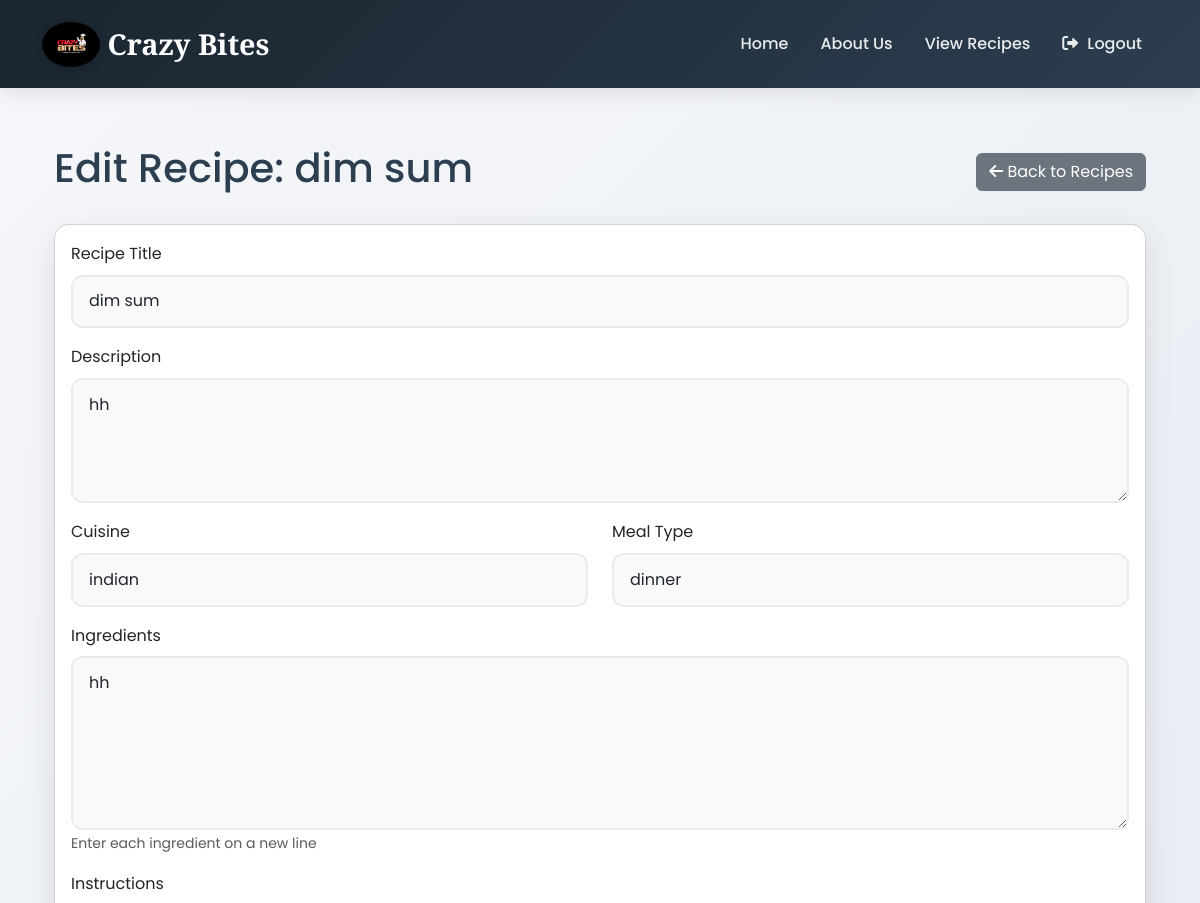
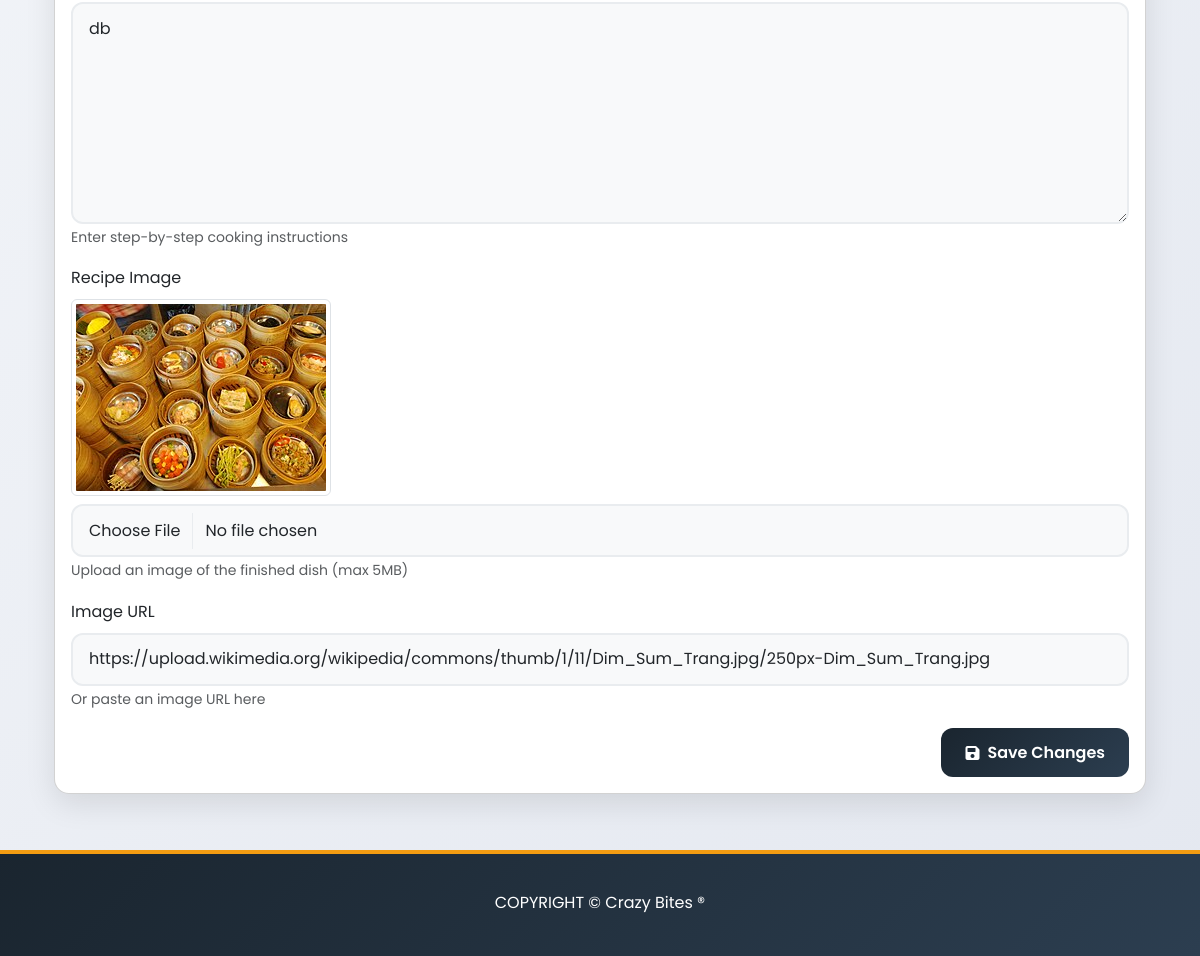
Screenshot of /dashboard/admin/recipes/2/edit/ (signed in) with the database file from the repository (2 pictures, top to bottom).
### recipes/models.py (models this page shows, shortened)
class Recipe(models.Model):
    title = models.CharField(max_length=200)
    description = models.TextField()
    ingredients = models.TextField()  # Could be JSONField or ManyToManyField for more complexity
    instructions = models.TextField()
    cuisine = models.CharField(max_length=100, blank=True)
    meal_type = models.CharField(max_length=100, blank=True)  # e.g., Breakfast, Lunch
    image = models.ImageField(upload_to='recipes/', blank=True, null=True)
    image_url = models.URLField(max_length=500, blank=True, null=True)
    is_published = models.BooleanField(default=False)
    created_by = models.ForeignKey(User, on_delete=models.CASCADE, related_name='recipes')
    created_at = models.DateTimeField(auto_now_add=True)
    updated_at = models.DateTimeField(auto_now=True)
    class Meta:
        ordering = ['-created_at']

### recipes/views.py (the view)
# urls.py: path('dashboard/admin/recipes/<int:pk>/edit/', views.recipe_update, name='recipe_update'),
@login_required
def recipe_update(request, pk):
    recipe = get_object_or_404(Recipe, pk=pk)
    if not (request.user == recipe.created_by or request.user.is_superuser):
        return HttpResponseForbidden("You are not allowed to edit this recipe.")
    if request.method == 'POST':
        form = RecipeForm(request.POST, request.FILES, instance=recipe)
        if form.is_valid():
            form.save()
            messages.success(request, 'Recipe updated successfully!')
            return redirect('manage_recipes')
        else:
            messages.error(request, 'Please correct the errors below.')
    else:
        form = RecipeForm(instance=recipe)
    return render(request, 'admin/edit_recipe.html', {'form': form, 'recipe': recipe})

### recipes/templates/admin/edit_recipe.html (shortened to what this page needs)
{% extends 'base.html' %}
{% load static %}
{% block content %}
<div class="container py-4">
    <div class="d-flex justify-content-between align-items-center mb-4">
        <h1>Edit Recipe: {{ recipe.title }}</h1>
        <a href="{% url 'manage_recipes' %}" class="btn btn-secondary">
            <i class="fas fa-arrow-left"></i> Back to Recipes
        </a>
    </div>
    <div class="card">
        <div class="card-body">
            <form method="post" enctype="multipart/form-data" class="recipe-form">
                <div class="mb-3">
                    <label for="{{ form.title.id_for_label }}" class="form-label">Recipe Title</label>
                    <input type="text" class="form-control" id="{{ form.title.id_for_label }}" name="{{ form.title.html_name }}" value="{{ recipe.title }}" required>
                </div>
                <div class="mb-3">
                    <label for="{{ form.description.id_for_label }}" class="form-label">Description</label>
                    <textarea class="form-control" id="{{ form.description.id_for_label }}" name="{{ form.description.html_name }}" rows="4" required>{{ recipe.description }}</textarea>
                </div>
                <div class="row">
                    <div class="col-md-6">
                        <div class="mb-3">
                            <label for="{{ form.cuisine.id_for_label }}" class="form-label">Cuisine</label>
                            <input type="text" class="form-control" id="{{ form.cuisine.id_for_label }}" name="{{ form.cuisine.html_name }}" value="{{ recipe.cuisine }}">
                        </div>
                    </div>
                    <div class="col-md-6">
                        <div class="mb-3">
                            <label for="{{ form.meal_type.id_for_label }}" class="form-label">Meal Type</label>
                            <input type="text" class="form-control" id="{{ form.meal_type.id_for_label }}" name="{{ form.meal_type.html_name }}" value="{{ recipe.meal_type }}">
                        </div>
                    </div>
                </div>
                <div class="mb-3">
                    <label for="{{ form.ingredients.id_for_label }}" class="form-label">Ingredients</label>
                    <textarea class="form-control" id="{{ form.ingredients.id_for_label }}" name="{{ form.ingredients.html_name }}" rows="6" required>{{ recipe.ingredients }}</textarea>
                    <small class="form-text text-muted">Enter each ingredient on a new line</small>
                </div>
                <div class="mb-3">
                    <label for="{{ form.instructions.id_for_label }}" class="form-label">Instructions</label>
                    <textarea class="form-control" id="{{ form.instructions.id_for_label }}" name="{{ form.instructions.html_name }}" rows="8" required>{{ recipe.instructions }}</textarea>
                    <small class="form-text text-muted">Enter step-by-step cooking instructions</small>
                </div>
                <div class="mb-3">
                    <label for="{{ form.image.id_for_label }}" class="form-label">Recipe Image</label>
                    {% if recipe.image %}
                        <div class="mb-2">
                            <img src="{{ recipe.image.url }}" alt="{{ recipe.title }}" class="img-thumbnail" style="max-height: 200px;">
                        </div>
                    {% endif %}
                    <input type="file" class="form-control" id="{{ form.image.id_for_label }}" name="{{ form.image.html_name }}">
                    <small class="form-text text-muted">Upload an image of the finished dish (max 5MB)</small>
                </div>
                <div class="mb-3">
                    <label for="{{ form.image_url.id_for_label }}" class="form-label">Image URL</label>
                    <input type="url" class="form-control" id="{{ form.image_url.id_for_label }}" name="{{ form.image_url.html_name }}" value="{{ recipe.image_url }}">
                    <small class="form-text text-muted">Or paste an image URL here</small>
                </div>
                <div class="d-grid gap-2 d-md-flex justify-content-md-end">
                    <button type="submit" class="btn btn-primary">
                        <i class="fas fa-save"></i> Save Changes
                    </button>
                </div>
            </form>
        </div>
    </div>
</div>
{% endblock %}

### recipes/templates/base.html (style rules this page uses)
:root { --primary-color: #2c3e50; --secondary-color: #e74c3c; --accent-color: #f39c12; --text-color: #2c3e50; --light-bg: #f8f9fa; --dark-bg: #1a252f; --nav-bg: #1a252f; --footer-bg: #1a252f; --gradient-dark: linear-gradient(135deg, #1a252f, #2c3e50); --card-shadow: 0 10px 30px rgba(0,0,0,0.1); --hover-shadow: 0 15px 35px rgba(0,0,0,0.2); }
body { font-family: 'Poppins', sans-serif; color: var(--text-color); line-height: 1.6; background-color: var(--light-bg); background-image: linear-gradient(135deg, #f5f7fa 0%, #e4e8f0 100%); min-height: 100vh; display: flex; flex-direction: column; }
.btn-primary { background: var(--gradient-dark); color: white; border: none; padding: 0.8rem 1.5rem; border-radius: 12px; font-weight: 600; transition: all 0.3s ease; display: inline-flex; align-items: center; gap: 0.5rem; }
.btn-primary i { transition: transform 0.3s ease; }
.card { background: white; border-radius: 15px; box-shadow: var(--card-shadow); transition: all 0.4s ease; }
.form-control { border: 2px solid #e9ecef; border-radius: 12px; padding: 0.8rem 1rem; font-size: 1rem; transition: all 0.3s ease; background-color: #f8f9fa; }

### recipes/templates/admin/edit_recipe.html (style rules this page uses)
.recipe-form textarea { min-height: 120px; }

### rows the page displays
Recipe: title "dim sum", description "hh", cuisine "indian", meal_type "dinner", ingredients "hh", instructions "db", image (picture), image_url "https://upload.wikimedia.org/wikipedia/commons/thumb/1/11/Dim_Sum_Trang.jpg/250px-Dim_Sum_Trang.jpg"
